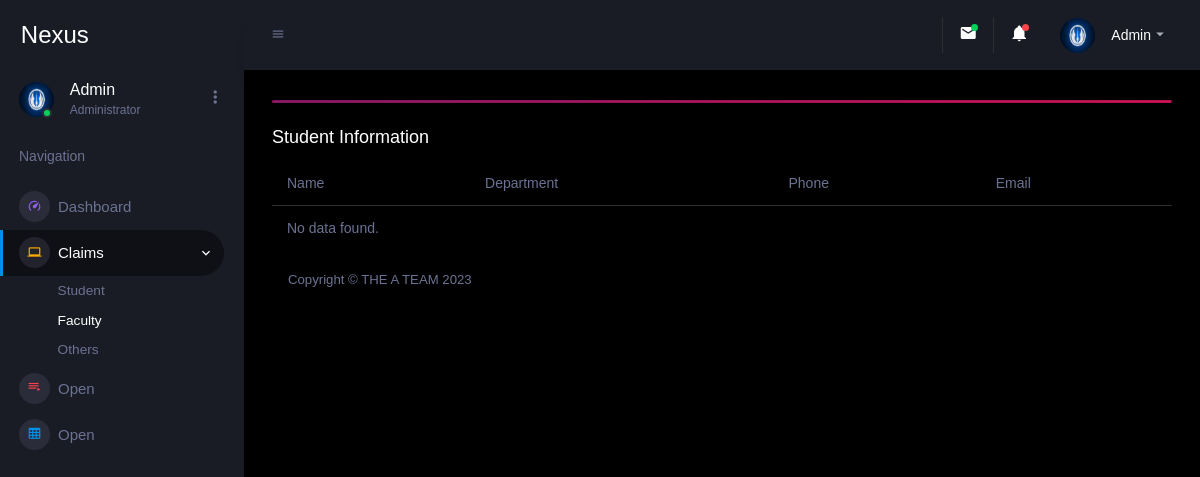
/admin/admin/faculty.php, run on an earlier commit of the app's database.
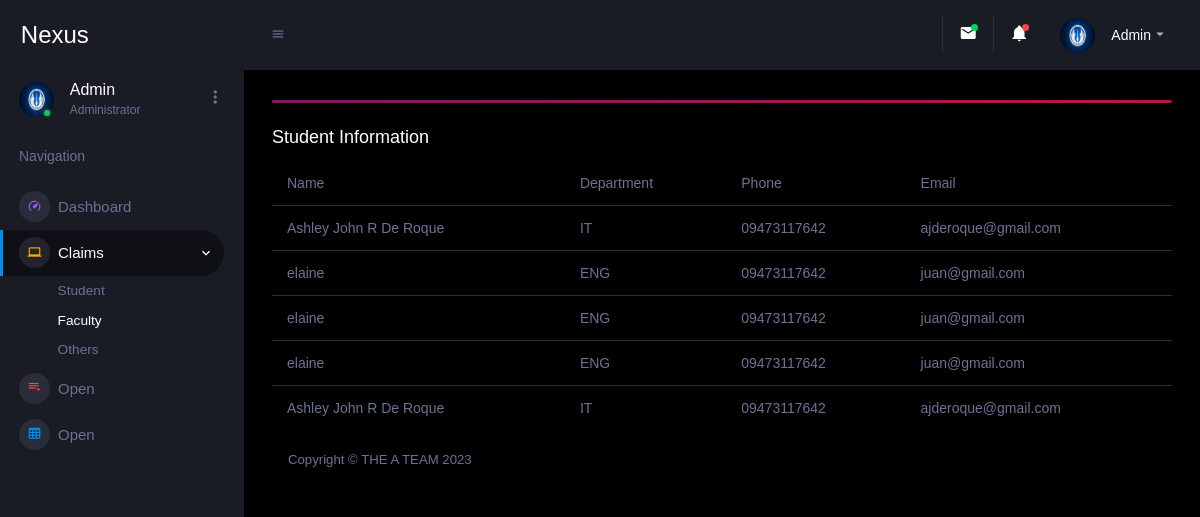
And on a later commit of the database.
### tables this page shows
CREATE TABLE `claimfaculty` (
  `name` varchar(250) NOT NULL,
  `department` varchar(250) NOT NULL,
  `phone` varchar(250) NOT NULL,
  `email` varchar(250) NOT NULL
);

### admin/admin/faculty.php (the view, shortened to what this page needs)
<!DOCTYPE html>
<html lang="en">
  <head>
    <link rel="stylesheet" href="assets/vendors/mdi/css/materialdesignicons.min.css">
    <link rel="stylesheet" href="assets/vendors/css/vendor.bundle.base.css">
    <link rel="stylesheet" href="assets/vendors/jvectormap/jquery-jvectormap.css">
    <link rel="stylesheet" href="assets/vendors/flag-icon-css/css/flag-icon.min.css">
    <link rel="stylesheet" href="assets/vendors/owl-carousel-2/owl.carousel.min.css">
    <link rel="stylesheet" href="assets/vendors/owl-carousel-2/owl.theme.default.min.css">
    <link rel="stylesheet" href="assets/css/style.css">
  </head>
  <body>
    <div class="container-scroller">
      <nav class="sidebar sidebar-offcanvas" id="sidebar">
        <div class="sidebar-brand-wrapper d-none d-lg-flex align-items-center justify-content-center fixed-top">
          <a style="color: white; text-decoration: none;" class="sidebar-brand brand-logo" href="index.php">Nexus</a>
        </div>
        <ul class="nav">
          <li class="nav-item profile">
            <div class="profile-desc">
              <div class="profile-pic">
                <div class="count-indicator">
                  <img class="img-xs rounded-circle " src="../images/logo.jpg" alt="">
                  <span class="count bg-success"></span>
                </div>
                <div class="profile-name">
                  <h5 class="mb-0 font-weight-normal">Admin</h5>
                  <span>Administrator</span>
                </div>
              </div>
              <a href="#" id="profile-dropdown" data-toggle="dropdown"><i class="mdi mdi-dots-vertical"></i></a>
            </div>
          </li>
          <li class="nav-item nav-category">
            <span class="nav-link">Navigation</span>
          </li>
          <li class="nav-item menu-items">
            <a class="nav-link" href="index.php">
              <span class="menu-icon">
                <i class="mdi mdi-speedometer"></i>
              </span>
              <span class="menu-title">Dashboard</span>
            </a>
          </li>
          <li class="nav-item menu-items">
            <a class="nav-link" data-toggle="collapse" href="#ui-basic" aria-expanded="false" aria-controls="ui-basic">
              <span class="menu-icon">
                <i class="mdi mdi-laptop"></i>
              </span>
              <span class="menu-title">Claims</span>
              <i class="menu-arrow"></i>
            </a>
            <div class="collapse" id="ui-basic">
              <ul class="nav flex-column sub-menu">
                <li class="nav-item"> <a class="nav-link" href="student.php">Student</a></li>
                <li class="nav-item"> <a class="nav-link" href="faculty.php">Faculty</a></li>
                <li class="nav-item"> <a class="nav-link" href="other.php">Others</a></li>
              </ul>
            </div>
          </li>
          <li class="nav-item menu-items">
            <a class="nav-link" href="basic_elements.html">
              <span class="menu-icon">
                <i class="mdi mdi-playlist-play"></i>
              </span>
              <span class="menu-title">Open</span>
            </a>
          </li>
          <li class="nav-item menu-items">
            <a class="nav-link" href="basic-table.html">
              <span class="menu-icon">
                <i class="mdi mdi-table-large"></i>
              </span>
              <span class="menu-title">Open</span>
            </a>
          </li>
        </ul>
      </nav>
      <div class="container-fluid page-body-wrapper">
        <nav class="navbar p-0 fixed-top d-flex flex-row">
          <div class="navbar-menu-wrapper flex-grow d-flex align-items-stretch">
            <button class="navbar-toggler navbar-toggler align-self-center" type="button" data-toggle="minimize">
              <span class="mdi mdi-menu"></span>
            </button>
            <ul class="navbar-nav navbar-nav-right">
              <li class="nav-item dropdown border-left">
                <a class="nav-link count-indicator dropdown-toggle" id="messageDropdown" href="#" data-toggle="dropdown" aria-expanded="false">
                  <i class="mdi mdi-email"></i>
                  <span class="count bg-success"></span>
                </a>
              </li>
              <li class="nav-item dropdown border-left">
                <a class="nav-link count-indicator dropdown-toggle" id="notificationDropdown" href="#" data-toggle="dropdown">
                  <i class="mdi mdi-bell"></i>
                  <span class="count bg-danger"></span>
                </a>
              </li>
              <li class="nav-item dropdown">
                <a class="nav-link" id="profileDropdown" href="#" data-toggle="dropdown">
                  <div class="navbar-profile">
                    <img class="img-xs rounded-circle" src="../images/logo.jpg" alt="">
                    <p class="mb-0 d-none d-sm-block navbar-profile-name">Admin</p>
                    <i class="mdi mdi-menu-down d-none d-sm-block"></i>
                  </div>
                </a>
              </li>
            </ul>
          </div>
        </nav>
        <div class="main-panel">
          <div class="content-wrapper">
            <div class="row">
              <div class="col-12 grid-margin stretch-card">
                <div class="card corona-gradient-card">
                  <div class="card-body py-0 px-0 px-sm-3">
                  </div>
                </div>
              </div>
            </div>
            <h4 class="card-title">Student Information</h4>
            <div class="table-responsive">
                <table class="table">
                    <thead>
                    <tr>
                        <th>Name</th>
                        <th>Department</th>
                        <th>Phone</th>
                        <th>Email</th>
                    </tr>
                    </thead>
                    <tbody>
                    <?php
                    include 'connect.php';
                    $query = "SELECT name, department, phone, email FROM claimfaculty";
                    $stmt = $conn->prepare($query);
                    $stmt->execute();
                    if ($stmt->rowCount() > 0) {
                        while ($row = $stmt->fetch(PDO::FETCH_ASSOC)) {
                            echo "<tr>";
                            echo "<td>{$row['name']}</td>";
                            echo "<td>{$row['department']}</td>";
                            echo "<td>{$row['phone']}</td>";
                            echo "<td>{$row['email']}</td>";
                            echo "</tr>";
                        }
                    } else {
                        echo "<tr><td colspan='4'>No data found.</td></tr>";
                    }
                    ?>
                    </tbody>
                </table>
            </div>
          <footer class="footer">
            <div class="d-sm-flex justify-content-center justify-content-sm-between">
              <span class="text-muted d-block text-center text-sm-left d-sm-inline-block">Copyright © THE A TEAM 2023</span>
            </div>
          </footer>
        </div>
      </div>
    </div>
  </body>
</html>

What changed in the data, as far as the page shows it:
added claimfaculty: name "Ashley John R De Roque", department "IT", phone "09473117642", email "ajderoque@gmail.com"
added claimfaculty: name "elaine", department "ENG", phone "09473117642", email "juan@gmail.com"
added claimfaculty: name "elaine", department "ENG", phone "09473117642", email "juan@gmail.com"
added claimfaculty: name "elaine", department "ENG", phone "09473117642", email "juan@gmail.com"
added claimfaculty: name "Ashley John R De Roque", department "IT", phone "09473117642", email "ajderoque@gmail.com"
Also different on the page:
text no longer shown: "No data found."
